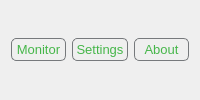
            <widget class="QWidget" name="main_home">
             <layout class="QVBoxLayout" name="verticalLayout_30">
              <item>
               <layout class="QVBoxLayout" name="verticalLayout_29">
                <item>
                 <layout class="QGridLayout" name="gridLayout_10">
                  <item row="0" column="1">
                   <widget class="QPushButton" name="setting_button">
                    <property name="sizePolicy">
                     <sizepolicy hsizetype="Preferred" vsizetype="Fixed">
                      <horstretch>0</horstretch>
                      <verstretch>0</verstretch>
                     </sizepolicy>
                    </property>
                    <property name="font">
                     <font>
                      <pointsize>10</pointsize>
                     </font>
                    </property>
                    <property name="cursor">
                     <cursorShape>PointingHandCursor</cursorShape>
                    </property>
                    <property name="styleSheet">
                     <string notr="true">QPushButton {
color: rgba(69, 182, 73, 1);
    border-color: #76797C;
    padding: 3px;
    border-radius: 5px;
    border-style: solid;
	border-width: 1px;



}
QPushButton:hover {	
background-color:  rgb(0, 77, 128);
}



</string>
                    </property>
                    <property name="text">
                     <string>Settings</string>
                    </property>
                    <property name="icon">
                     <iconset resource="resource.qrc">
                      <normaloff>:/resource/resource/horizontal-settings-mixer.png</normaloff>:/resource/resource/horizontal-settings-mixer.png</iconset>
                    </property>
                    <property name="iconSize">
                     <size>
                      <width>55</width>
                      <height>60</height>
                     </size>
                    </property>
                   </widget>
                  </item>
                  <item row="0" column="0">
                   <widget class="QPushButton" name="monitor_button">
                    <property name="sizePolicy">
                     <sizepolicy hsizetype="Preferred" vsizetype="Fixed">
                      <horstretch>0</horstretch>
                      <verstretch>0</verstretch>
                     </sizepolicy>
                    </property>
                    <property name="font">
                     <font>
                      <pointsize>10</pointsize>
                     </font>
                    </property>
                    <property name="cursor">
                     <cursorShape>PointingHandCursor</cursorShape>
                    </property>
                    <property name="styleSheet">
                     <string notr="true">QPushButton {
color: rgba(69, 182, 73, 1);
    border-color: #76797C;
    padding: 3px;
    border-radius: 5px;
    border-style: solid;
	border-width: 1px;



}
QPushButton:hover {	
background-color:  rgb(0, 77, 128);
}



</string>
                    </property>
                    <property name="text">
                     <string>Monitor</string>
                    </property>
                    <property name="icon">
                     <iconset resource="resource.qrc">
                      <normaloff>:/resource/resource/severity.png</normaloff>:/resource/resource/severity.png</iconset>
                    </property>
                    <property name="iconSize">
                     <size>
                      <width>55</width>
                      <height>60</height>
                     </size>
                    </property>
                   </widget>
                  </item>
                  <item row="0" column="2">
                   <widget class="QPushButton" name="account_button">
                    <property name="sizePolicy">
                     <sizepolicy hsizetype="Preferred" vsizetype="Fixed">
                      <horstretch>0</horstretch>
                      <verstretch>0</verstretch>
                     </sizepolicy>
                    </property>
                    <property name="font">
                     <font>
                      <pointsize>10</pointsize>
                     </font>
                    </property>
                    <property name="cursor">
                     <cursorShape>PointingHandCursor</cursorShape>
                    </property>
                    <property name="styleSheet">
                     <string notr="true">QPushButton {
color: rgba(69, 182, 73, 1);
    border-color: #76797C;
    padding: 3px;
    border-radius: 5px;
    border-style: solid;
	border-width: 1px;



}
QPushButton:hover {	
background-color:  rgb(0, 77, 128);
}



</string>
                    </property>
                    <property name="text">
                     <string>About</string>
                    </property>
                    <property name="icon">
                     <iconset resource="resource.qrc">
                      <normaloff>:/resource/resource/check-male--v1.png</normaloff>:/resource/resource/check-male--v1.png</iconset>
                    </property>
                    <property name="iconSize">
                     <size>
                      <width>55</width>
                      <height>60</height>
                     </size>
                    </property>
                   </widget>
                  </item>
                 </layout>
                </item>
               </layout>
              </item>
             </layout>
            </widget>
